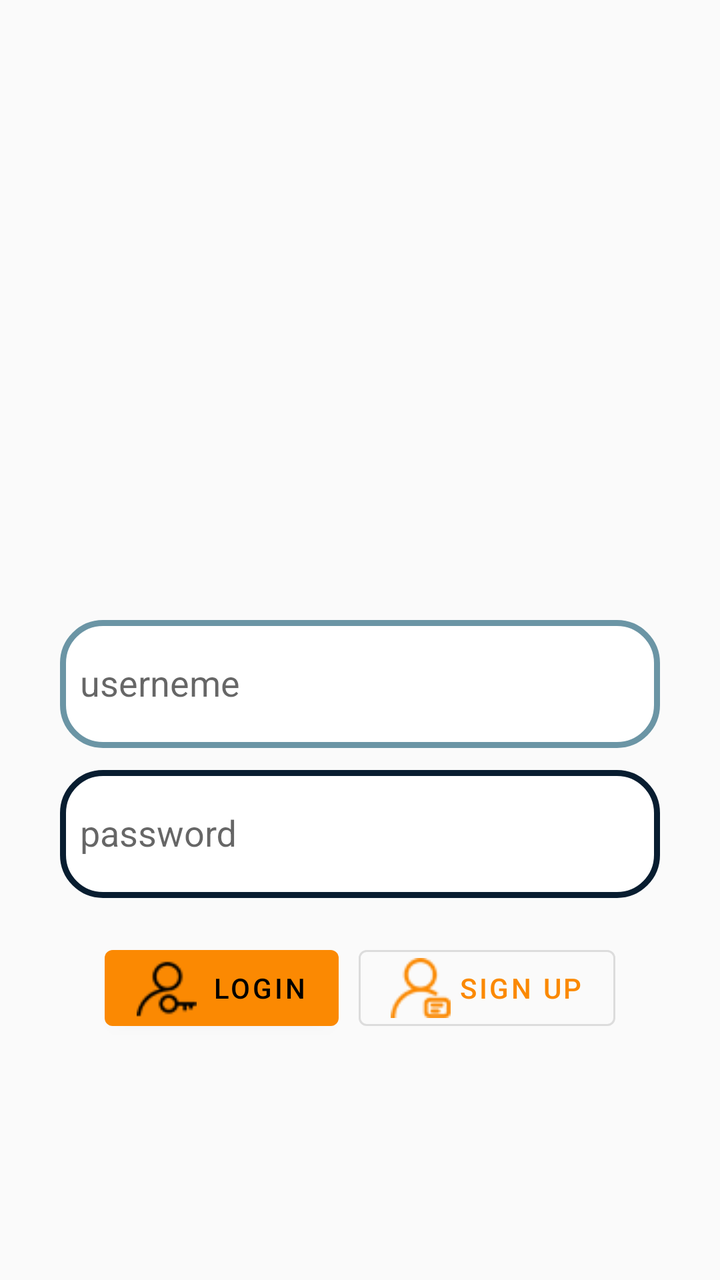
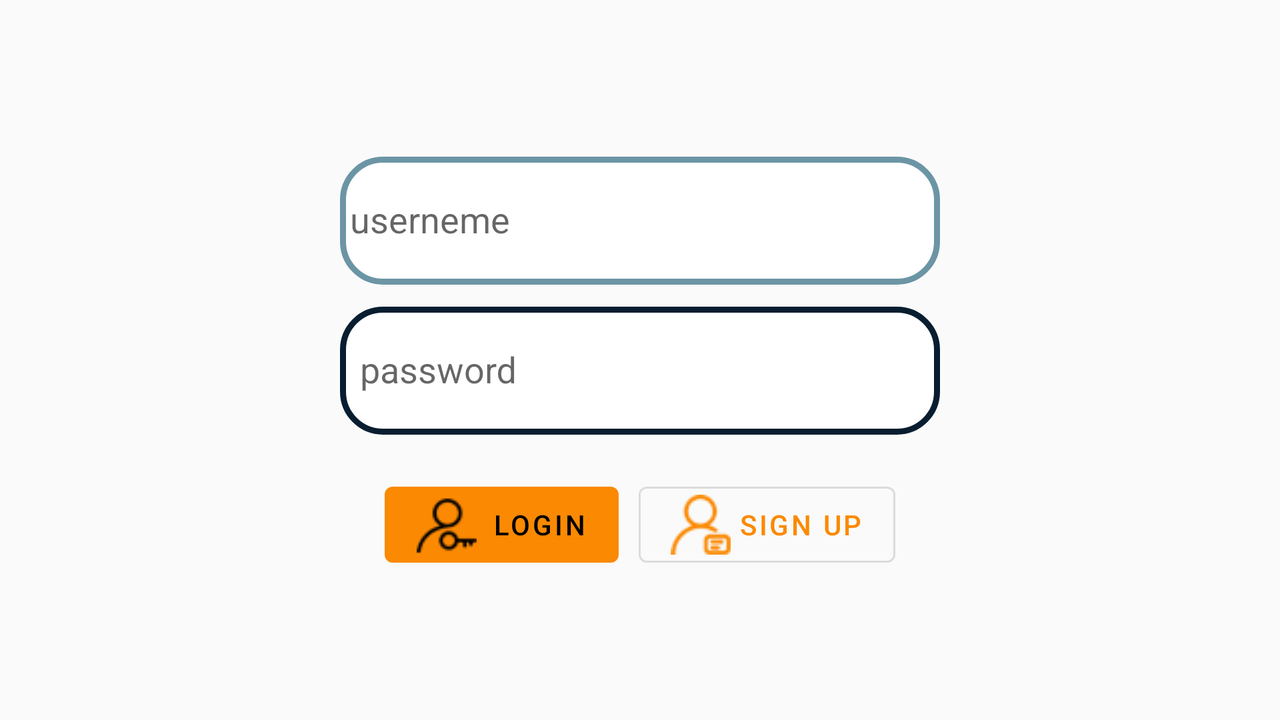

Compare how this app lays out the same screen by default and in its alternative resource folder. The renders come first, then the two layout files and the values they reference.
<!-- AndroidManifest.xml: application theme AppTheme -->
<!-- res/layout/fragment_login.xml -->
<?xml version="1.0" encoding="utf-8"?>
<LinearLayout
    xmlns:android="http://schemas.android.com/apk/res/android"
    xmlns:app="http://schemas.android.com/apk/res-auto"
    xmlns:tools="http://schemas.android.com/tools"
    android:layout_width="match_parent"
    android:layout_height="match_parent"
    android:gravity="center"
    android:orientation="vertical">

    <com.google.android.material.imageview.ShapeableImageView
        android:layout_width="214dp"
        android:layout_height="173dp"
        android:background="@drawable/login_img"
        android:layout_margin="@dimen/mrg_5"
        />


    <com.google.android.material.textfield.TextInputLayout
        android:layout_width="match_parent"
        android:layout_height="wrap_content">

        <EditText
            android:id="@+id/username"
            android:layout_width="300dp"
            android:layout_height="64dp"
            android:layout_gravity="center"
            android:background="@drawable/indigo_light_border"
            android:hint="@string/userneme"
            android:padding="10dp"
            android:textColor="@color/black" />
    </com.google.android.material.textfield.TextInputLayout>

    <com.google.android.material.textfield.TextInputLayout
        android:layout_width="match_parent"
        android:layout_height="wrap_content">

        <EditText
            android:id="@+id/password"
            android:layout_width="300dp"
            android:layout_height="64dp"
            android:layout_gravity="center"
            android:background="@drawable/indigo_border"
            android:hint="@string/password"
            android:inputType="textPassword"
            android:padding="@dimen/pad_10"
            android:textColor="@color/black" />
    </com.google.android.material.textfield.TextInputLayout>

    <LinearLayout
        android:layout_width="wrap_content"
        android:layout_height="wrap_content"
        android:layout_marginTop="15dp"
        android:orientation="horizontal">

        <com.google.android.material.button.MaterialButton
            android:id="@+id/btn_login"
            style="@style/Widget.MaterialComponents.Button"
            android:layout_width="wrap_content"
            android:layout_height="wrap_content"
            android:layout_margin="@dimen/mrg_5"
            android:text="@string/login"
            app:icon="@drawable/ic_login" />

        <com.google.android.material.button.MaterialButton
            android:id="@+id/btn_sign"
            style="@style/Widget.MaterialComponents.Button.OutlinedButton"
            android:layout_width="wrap_content"
            android:layout_height="wrap_content"
            android:layout_margin="@dimen/mrg_5"
            android:text="@string/sign_up"
            app:icon="@drawable/ic_sign" />
    </LinearLayout>

</LinearLayout>
<!-- resources referenced by this layout -->
<resources>
  <color name="black">#000</color>
  <dimen name="mrg_5">5dp</dimen>
  <dimen name="pad_10">10dp</dimen>
  <!-- drawable ic_login: png bitmap (drawable-v24, 19770 bytes) -->
  <!-- drawable ic_sign: png bitmap (drawable-v24, 20251 bytes) -->
  <!-- drawable indigo_border (drawable) -->
  <?xml version="1.0" encoding="utf-8"?>
  <shape xmlns:android="http://schemas.android.com/apk/res/android"
      android:shape="rectangle">
  
      <solid android:color="@color/white"/>
      <stroke android:color="@color/indigo" android:width="3dp"/>
      <corners android:radius="20dp"/>
  
  </shape>
  <!-- drawable indigo_light_border (drawable) -->
  <?xml version="1.0" encoding="utf-8"?>
  <shape xmlns:android="http://schemas.android.com/apk/res/android"
      android:shape="rectangle">
  
      <solid android:color="@color/white"/>
      <stroke android:color="@color/indigo_light" android:width="3dp"/>
      <corners android:radius="20dp"/>
  
  </shape>
  <string name="login">Login</string>
  <string name="password">password</string>
  <string name="sign_up">Sign Up</string>
  <string name="userneme">userneme</string>
  <style name="AppTheme" parent="Theme.MaterialComponents.Light.Bridge">
          
          <item name="colorPrimary">@color/light_orange</item>
          <item name="colorPrimaryDark">@color/dark_gray</item>
          <item name="colorAccent">@color/dark_orange</item>
          <item name="counterTextColor">@color/light</item>
          <item name="colorOnPrimary">@color/black</item>
  
      </style>
  <color name="white">#fff</color>
  <color name="indigo">#081d30</color>
  <color name="indigo_light">#6b95a5</color>
  <color name="light_orange">#fb8902</color>
  <color name="dark_gray">#22231e</color>
  <color name="dark_orange">#a85102</color>
  <color name="light">#f4c577</color>
</resources>
<!-- res/layout-land/fragment_login.xml (the repository's variant of the layout above) -->
<!-- drawn on the phone turned sideways -->
<?xml version="1.0" encoding="utf-8"?>
<LinearLayout
    xmlns:android="http://schemas.android.com/apk/res/android"
    xmlns:app="http://schemas.android.com/apk/res-auto"
    xmlns:tools="http://schemas.android.com/tools"
    android:layout_width="match_parent"
    android:layout_height="match_parent"
    android:gravity="center"
    android:orientation="vertical">

    <com.google.android.material.textfield.TextInputLayout
        android:layout_width="match_parent"
        android:layout_height="wrap_content">

        <EditText
            android:id="@+id/username"
            android:layout_width="300dp"
            android:layout_height="64dp"
            android:layout_gravity="center"
            android:background="@drawable/indigo_light_border"
            android:hint="@string/userneme"
            android:padding="@dimen/pad_5"
            android:textColor="@color/black" />
    </com.google.android.material.textfield.TextInputLayout>

    <com.google.android.material.textfield.TextInputLayout
        android:layout_width="match_parent"
        android:layout_height="wrap_content">

        <EditText
            android:id="@+id/password"
            android:layout_width="300dp"
            android:layout_height="64dp"
            android:layout_gravity="center"
            android:background="@drawable/indigo_border"
            android:hint="@string/password"
            android:inputType="textPassword"
            android:padding="@dimen/pad_10"
            android:textColor="@color/black" />
    </com.google.android.material.textfield.TextInputLayout>

    <LinearLayout
        android:layout_width="wrap_content"
        android:layout_height="wrap_content"
        android:layout_marginTop="15dp"
        android:orientation="horizontal">

        <com.google.android.material.button.MaterialButton
            android:id="@+id/btn_login"
            style="@style/Widget.MaterialComponents.Button"
            android:layout_width="wrap_content"
            android:layout_height="wrap_content"
            android:layout_margin="@dimen/mrg_5"
            android:text="@string/login"
            app:icon="@drawable/ic_login" />

        <com.google.android.material.button.MaterialButton
            android:id="@+id/btn_sign"
            style="@style/Widget.MaterialComponents.Button.OutlinedButton"
            android:layout_width="wrap_content"
            android:layout_height="wrap_content"
            android:layout_margin="@dimen/mrg_5"
            android:text="@string/sign_up"
            app:icon="@drawable/ic_sign" />
    </LinearLayout>

</LinearLayout>
<!-- resources referenced by the variant -->
<!-- as the phone turned sideways resolves them -->
<resources>
  <color name="black">#000</color>
  <dimen name="mrg_5">5dp</dimen>
  <dimen name="pad_10">10dp</dimen>
  <dimen name="pad_5">5dp</dimen>
  <!-- drawable ic_login: png bitmap (drawable-v24, 19770 bytes) -->
  <!-- drawable ic_sign: png bitmap (drawable-v24, 20251 bytes) -->
  <!-- drawable indigo_border (drawable) -->
  <?xml version="1.0" encoding="utf-8"?>
  <shape xmlns:android="http://schemas.android.com/apk/res/android"
      android:shape="rectangle">
  
      <solid android:color="@color/white"/>
      <stroke android:color="@color/indigo" android:width="3dp"/>
      <corners android:radius="20dp"/>
  
  </shape>
  <!-- drawable indigo_light_border (drawable) -->
  <?xml version="1.0" encoding="utf-8"?>
  <shape xmlns:android="http://schemas.android.com/apk/res/android"
      android:shape="rectangle">
  
      <solid android:color="@color/white"/>
      <stroke android:color="@color/indigo_light" android:width="3dp"/>
      <corners android:radius="20dp"/>
  
  </shape>
  <string name="login">Login</string>
  <string name="password">password</string>
  <string name="sign_up">Sign Up</string>
  <string name="userneme">userneme</string>
  <style name="AppTheme" parent="Theme.MaterialComponents.Light.Bridge">
          
          <item name="colorPrimary">@color/light_orange</item>
          <item name="colorPrimaryDark">@color/dark_gray</item>
          <item name="colorAccent">@color/dark_orange</item>
          <item name="counterTextColor">@color/light</item>
          <item name="colorOnPrimary">@color/black</item>
  
      </style>
  <color name="white">#fff</color>
  <color name="indigo">#081d30</color>
  <color name="indigo_light">#6b95a5</color>
  <color name="light_orange">#fb8902</color>
  <color name="dark_gray">#22231e</color>
  <color name="dark_orange">#a85102</color>
  <color name="light">#f4c577</color>
</resources>
